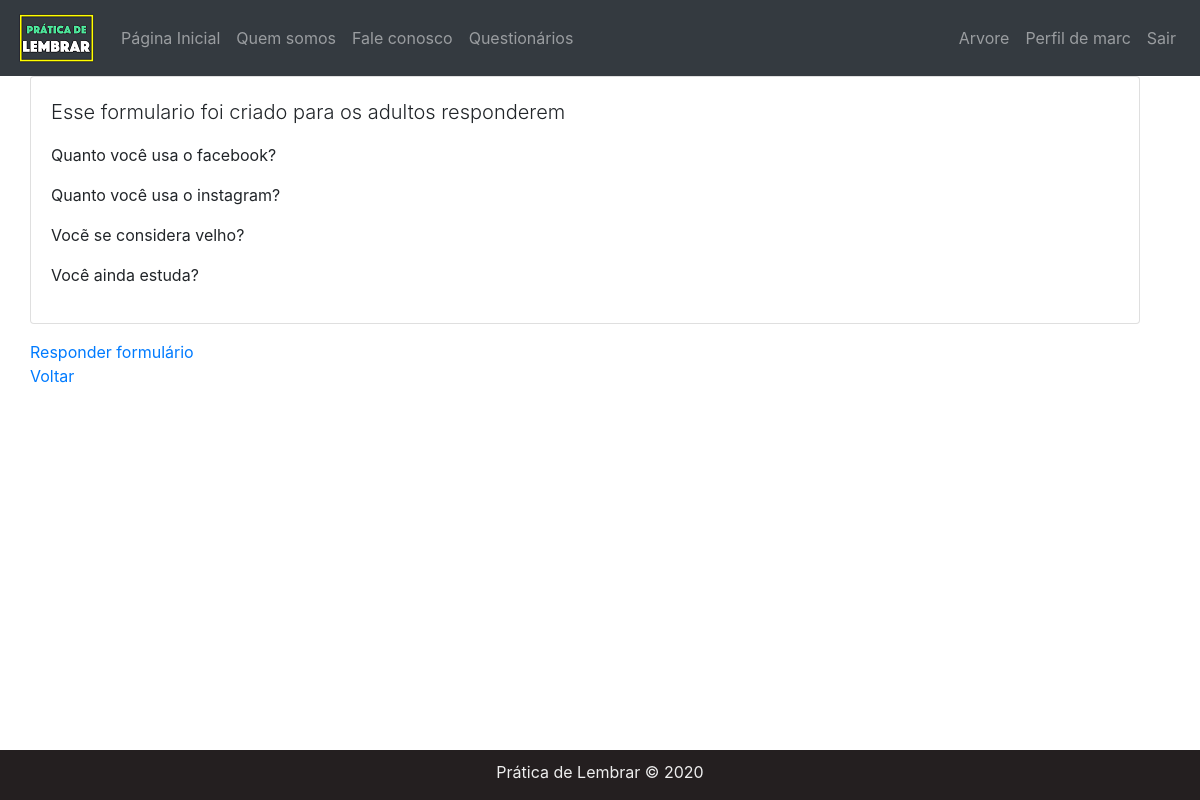
The page /formulario/2 (signed in) on the database its author committed.
### blog/models.py (models this page shows, shortened)
class Formulario(models.Model):
    nome = models.CharField('Nome do formulário', max_length=120, blank=False)
    descricao = models.CharField('Descricao', max_length=120, blank=True, null=True)
    data_inicial = models.DateField('Data de Início', auto_now=False, auto_now_add=False, null=True)
    data_final = models.DateField('Data Final', auto_now=False, auto_now_add=False, null=True)
    perguntas = models.ManyToManyField(Pergunta, blank=True)

class Pergunta(models.Model):
    nome = models.CharField('Nome da pergunta', max_length=120, blank=False)
    pergunta = models.CharField('Pergunta', max_length=120, blank=False)

### blog/views.py (the view)
# urls.py: path('formulario/<int:form_id>', views.formulario, name='formulario'),
@login_required
def formulario(request, form_id):
    try:
        formulario = Formulario.objects.get(pk=form_id)
    except Formulario.DoesNotExist:
        raise Http404("Formulário inexistente")
    return render(request, 'blog/formulario.html', {'formulario' : formulario})

### templates/blog/formulario.html
{% extends 'base.html' %}
{% block content %}
    <div class="card mb-3">
        <div class="card-body">
            <p class="lead">{{ formulario.descricao }}</p>
            {% for perg in formulario.perguntas.all %}
            <p>{{perg.pergunta}}</p>
            {% endfor %}
        </div>
    </div>
    <div><a  href="{% url 'blog:pergunta' formulario.id 0 %}">Responder formulário</a></div>
    <div><a  href="{% url 'blog:forms' %}">Voltar</a></div>
{% endblock %}

### templates/navbar.html (shortened to what this page needs)
{% load static %}
<div style="background-color: #343a40;">
<div style="max-width: 1200px;margin:auto; background-color: #343a40;">
<nav class="navbar navbar-expand-lg navbar-dark bg-dark" >
    <a class="navbar-brand" href="/" >
        <img src= "{% static 'media/pratica_de_lembrar_mod.png' %}" width="81" height="50" alt="Prática de Lembrar">
    </a>
    <div class="collapse navbar-collapse" id="navbarNav">
        <div class="navbar-nav mr-auto">
            <a class="nav-item nav-link" href="{% url 'blog:home' %}">Página Inicial</a>
            <a class="nav-item nav-link" href="{% url 'blog:about' %}">Quem somos</a>
            <a class="nav-item nav-link" href="{% url 'blog:contact' %}">Fale conosco</a>
            {% if user.is_authenticated %}
                <a class="nav-item nav-link" href="{% url 'blog:forms' %}">Questionários</a>
            {% endif %}
        </div>
        <div class="navbar-nav">
        {% if not user.is_authenticated %}
        <a class="nav-item nav-link" href="{% url 'account:register' %}">Registrar</a>
          <a class="nav-item nav-link" href="{% url 'account:login' %}">Entrar</a>
        {% else %}
        <a class="nav-item nav-link" href="{% url 'blog:arvore'%}">Arvore</a>
          <a class="nav-item nav-link" href="{% url 'account:perfilVisualizar' %}">Perfil de {{user.username}}</a>
          <a class="nav-item nav-link" href="{% url 'account:logout' %}">Sair</a>
        </div>
        {% endif %}
    </div>
  </nav>
</div>
</div>

### assets/css/style.css (style rules this page uses)
html { scroll-behavior: smooth; height: 100%; box-sizing: border-box; }
body { margin: 0; padding: 0; background-color: #eee; color: #241f20; font-family: sans-serif, helvetica; position:relative; min-height: 100vh; }
a { text-decoration: none; }

### rows shown on the page
Formulario: descricao "Esse formulario foi criado para os adultos responderem"
Pergunta: pergunta "Quanto você usa o facebook?"
Pergunta: pergunta "Quanto você usa o instagram?"
Pergunta: pergunta "Vocẽ se considera velho?"
Pergunta: pergunta "Você ainda estuda?"

### other values the page prints
{{ user.username }} "marc"
